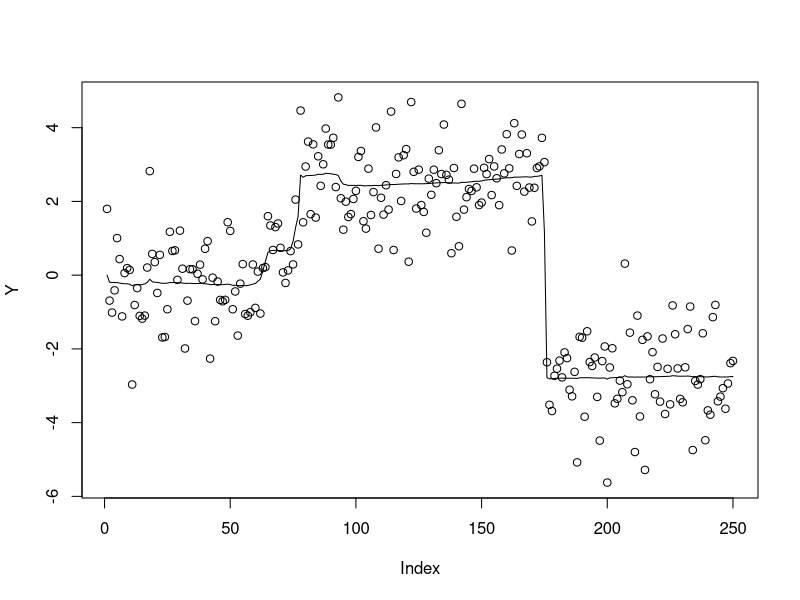
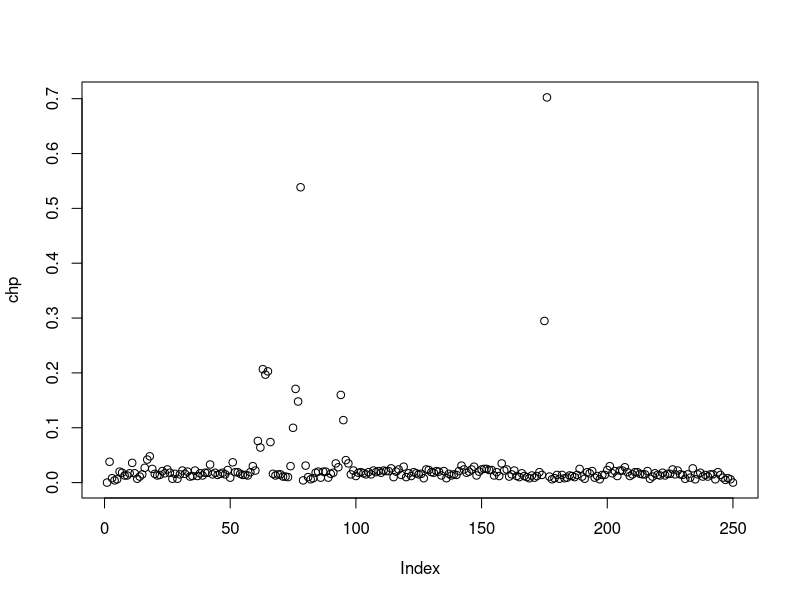

The R script that drew these images, in order:

cut<-sort(runif(3))

cut<-c(.3,.7)
n<-250
y<-rep(0,n)
for(i in 1:n)

{
if(i/n <= .3){y[i]<-rnorm(1)}
if(i/n > .3  && i/n <=.7){y[i]<-rnorm(1)+2.5}

if(i/n > .7){y[i]<-rnorm(1)-2.5}

}
Y<-y


N<-5000
indvec<-c(1:n)-c(1:n)
pos<-c(0)
indmat<-matrix(0,n,N)
estmat<-indmat

pr<-1/n

for(it in 1:N)
{
  
  for(i in sample(2:(n-1)))
    
  {
    tempind<-indvec
    posold<-pos
    
    l<-max(pos[which(pos<i)])
    m<-min(pos[which(pos>i)],(n+1))
    
    Y1<-Y[(l+1):(i-1)]
    Y2<-Y[(i):(m-1)]
    
    Y3<-Y[(l+1):(m-1)]
    
    
    ss1<-sum((Y1-mean(Y1))^2)/2
    ss2<-sum((Y2-mean(Y2))^2)/2
    ss3<-sum((Y3-mean(Y3))^2)/2
    
    l1<-(i-l)
    l2<-m-i
    
    delta<-ss3-ss2-ss1+0.5*(log(l1)+log(l2)-log(l1+l2))
    
    ratio<-delta+log(pr)-log(1-pr)
    eratio<-exp(ratio)/(1+exp(ratio))
    u<-runif(1)
    
tempind[i]<-0
    if(u<eratio){ tempind[i]<-1}

    indvec<-tempind
    posnew<-c(0,c(which(indvec==1)))
    
    pos<-posnew


 
   # l<-max(pos[which(pos<i)])
   # m<-min(pos[which(pos>i)],n)


     estmat[i,it]<-mean(Y2)
    if(indvec[i]==0){estmat[i,it]<-mean(Y3)}
    


  }
  estmat[n,it]<-mean(Y[max(pos):n])
  indmat[,it]<-indvec
}
    
fit<-(apply(estmat[,4000:N],1,mean))


plot(Y)
points(fit,type="l")

chp<-apply(indmat[,4000:5000],1,mean)
plot(chp)






